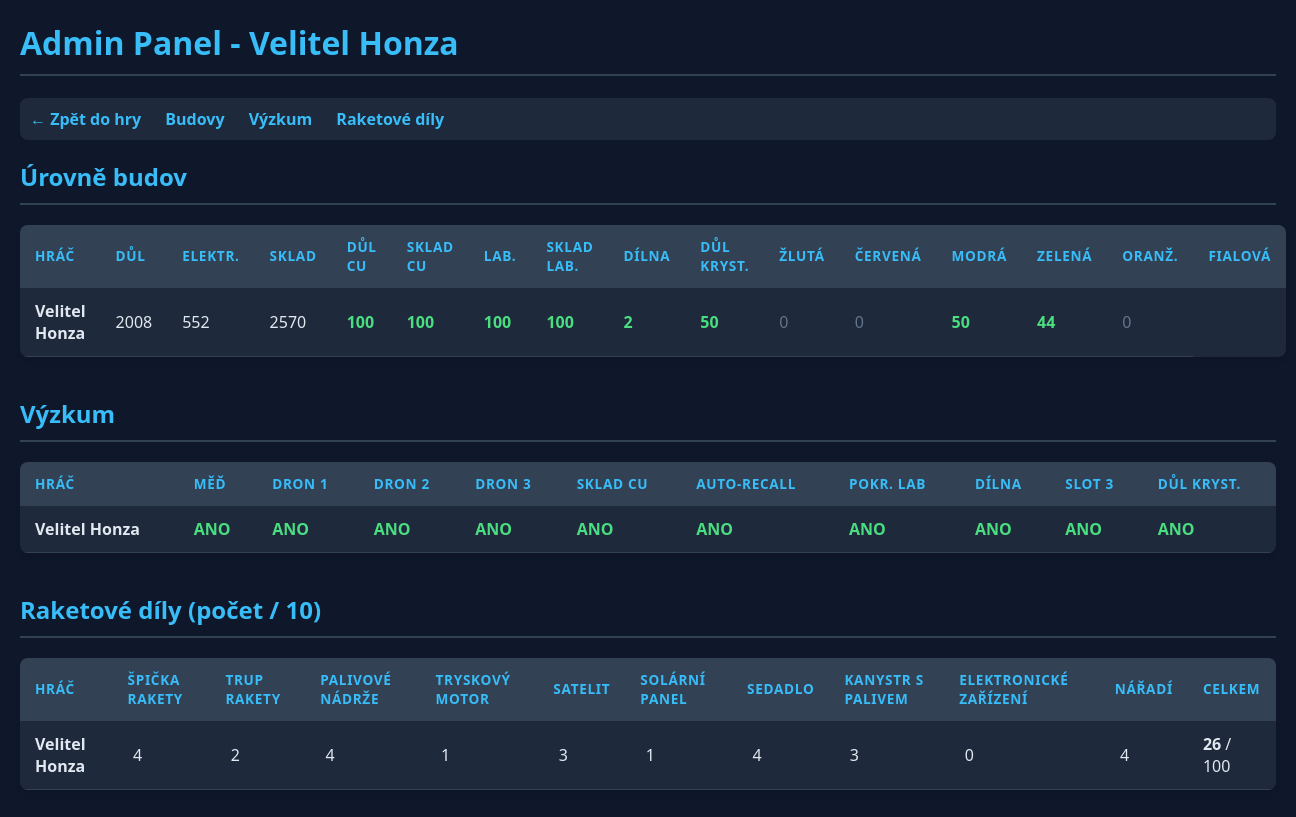
/admin.php (signed in), run on the app's committed database.
### tables this page shows
CREATE TABLE planets (
    id INTEGER PRIMARY KEY AUTOINCREMENT,
    user_id INTEGER UNIQUE NOT NULL,
    iron_amount REAL DEFAULT 100,
    energy_amount REAL DEFAULT 50,
    mine_level INTEGER DEFAULT 1,
    solar_plant_level INTEGER DEFAULT 1,
    warehouse_level INTEGER DEFAULT 1,
    last_updated DATETIME DEFAULT CURRENT_TIMESTAMP, crystal_amount REAL DEFAULT 0, vehicle_level INTEGER DEFAULT 0, vehicle_hp REAL DEFAULT 100, vehicle_status TEXT DEFAULT 'idle', vehicle_start_time DATETIME, vehicle_recall_time DATETIME, researched_colors TEXT DEFAULT '', res_yellow REAL DEFAULT 0, res_red REAL DEFAULT 0, res_blue REAL DEFAULT 0, res_green REAL DEFAULT 0, res_orange REAL DEFAULT 0, res_purple REAL DEFAULT 0, mine_yellow_lvl INTEGER DEFAULT 0, mine_red_lvl INTEGER DEFAULT 0, mine_blue_lvl INTEGER DEFAULT 0, mine_green_lvl INTEGER DEFAULT 0, mine_orange_lvl INTEGER DEFAULT 0, mine_purple_lvl INTEGER DEFAULT 0, has_drone INTEGER DEFAULT 0, drone_storage REAL DEFAULT 0, vehicle_sensor_lvl INTEGER DEFAULT 1, res_copper REAL DEFAULT 0, mine_copper_lvl INTEGER DEFAULT 0, warehouse_copper_lvl INTEGER DEFAULT 0, research_copper INTEGER DEFAULT 0, research_drone_upgrade INTEGER DEFAULT 0, vehicle2_level INTEGER DEFAULT 0, vehicle2_hp REAL DEFAULT 100, vehicle2_status TEXT DEFAULT 'idle', vehicle2_sensor_lvl INTEGER DEFAULT 1, vehicle2_start_time DATETIME, vehicle2_recall_time DATETIME, research_drone_upgrade_2 INTEGER DEFAULT 0, res_tubes REAL DEFAULT 0, lab_level INTEGER DEFAULT 0, lab_storage_level INTEGER DEFAULT 0, research_advanced_lab INTEGER DEFAULT 0, research_warehouse_copper INTEGER DEFAULT 0, research_drone_upgrade_3 INTEGER DEFAULT 0, research_auto_recall INTEGER DEFAULT 0, research_rocket_workshop INTEGER DEFAULT 0, rocket_workshop_level INTEGER DEFAULT 0, rocket_workshop_status TEXT DEFAULT 'idle', rocket_workshop_started_at DATETIME, rocket_workshop_ready_at DATETIME, rocket_parts TEXT DEFAULT '', rocket_workshop_mode INTEGER DEFAULT 1, rocket_workshop_2_status TEXT DEFAULT 'idle', rocket_workshop_2_started_at DATETIME, rocket_workshop_2_ready_at DATETIME, research_alien_slot_3 INTEGER DEFAULT 0, research_secret_crystal_mine INTEGER DEFAULT 0, secret_crystal_mine_level INTEGER DEFAULT 0,
    FOREIGN KEY(user_id) REFERENCES users(id)
);

CREATE TABLE users (
    id INTEGER PRIMARY KEY AUTOINCREMENT,
    email TEXT UNIQUE NOT NULL,
    password TEXT NOT NULL,
    player_name TEXT NOT NULL,
    created_at DATETIME DEFAULT CURRENT_TIMESTAMP
, last_login DATETIME);

### db.php (called while the page is built, shortened)
<?php
$dbPath = __DIR__ . '/game.sqlite';
try {
    $db = new PDO("sqlite:$dbPath");
    $db->setAttribute(PDO::ATTR_ERRMODE, PDO::ERRMODE_EXCEPTION);
} catch (PDOException $e) {
    die(json_encode(['error' => 'Database connection failed: ' . $e->getMessage()]));
}
$db->exec("CREATE TABLE IF NOT EXISTS users (
    id INTEGER PRIMARY KEY AUTOINCREMENT,
    email TEXT UNIQUE NOT NULL,
    password TEXT NOT NULL,
    player_name TEXT NOT NULL,
    created_at DATETIME DEFAULT CURRENT_TIMESTAMP
)");
$db->exec("CREATE TABLE IF NOT EXISTS planets (
    id INTEGER PRIMARY KEY AUTOINCREMENT,
    user_id INTEGER UNIQUE NOT NULL,
    iron_amount REAL DEFAULT 100,
    energy_amount REAL DEFAULT 50,
    mine_level INTEGER DEFAULT 1,
    solar_plant_level INTEGER DEFAULT 1,
    warehouse_level INTEGER DEFAULT 1,
    last_updated DATETIME DEFAULT CURRENT_TIMESTAMP,
    FOREIGN KEY(user_id) REFERENCES users(id)
)");
$res = $db->query("PRAGMA table_info(planets)");
function getRocketPartDefinitions(): array {
    return [
        'rocket_tip' => "Špička rakety",
        'rocket_body' => 'Trup rakety',
        'fuel_tank' => "Palivové nádrže",
        'jet_engine' => "Tryskový motor",
        'satellite' => 'Satelit',
        'solar_panel' => "Solární panel",
        'seat' => 'Sedadlo',
        'fuel_canister' => "Kanystr s palivem",
        'electronics' => "Elektronické zařízení",
        'tools' => "Nářadí"
    ];
}
function getDefaultRocketPartsInventory(): array {
    $inventory = [];
    foreach (getRocketPartDefinitions() as $key => $_label) {
        $inventory[$key] = 0;
    }
    return $inventory;
}
function normalizeRocketPartsInventory($rawInventory): array {
    $inventory = getDefaultRocketPartsInventory();
    $decoded = json_decode($rawInventory, true);
    foreach ($inventory as $key => $defaultValue) {
        $value = $decoded[$key] ?? $defaultValue;
        $inventory[$key] = max(0, min(10, (int)$value));
    }
    return $inventory;
}

### admin.php (the view, shortened to what this page needs)
<?php
require_once 'db.php';
$stmt = $db->query("
    SELECT u.player_name, p.*
    FROM users u
    JOIN planets p ON u.id = p.user_id
    ORDER BY u.player_name ASC
");
$players = $stmt->fetchAll(PDO::FETCH_ASSOC);
$rocketPartDefs = getRocketPartDefinitions();
?>
<!DOCTYPE html>
<html lang="cs">
<head>
</head>
<body>
    <h1>Admin Panel - Velitel Honza</h1>
    <div class="admin-nav">
        <a href="index.php">&larr; Zpět do hry</a>
        <a href="#buildings">Budovy</a>
        <a href="#research">Výzkum</a>
        <a href="#rocket">Raketové díly</a>
    </div>
    <h2 id="buildings">Úrovně budov</h2>
    <table>
        <thead>
            <tr>
                <th>Hráč</th>
                <th>Důl</th>
                <th>Elektr.</th>
                <th>Sklad</th>
                <th>Důl Cu</th>
                <th>Sklad Cu</th>
                <th>Lab.</th>
                <th>Sklad Lab.</th>
                <th>Dílna</th>
                <th>Důl Kryst.</th>
                <th>Žlutá</th>
                <th>Červená</th>
                <th>Modrá</th>
                <th>Zelená</th>
                <th>Oranž.</th>
                <th>Fialová</th>
            </tr>
        </thead>
        <tbody>
            <?php foreach ($players as $p): ?>
            <tr>
                <td><strong><?= htmlspecialchars($p['player_name']) ?></strong></td>
                <td><?= $p['mine_level'] ?></td>
                <td><?= $p['solar_plant_level'] ?></td>
                <td><?= $p['warehouse_level'] ?></td>
                <td class="<?= $p['mine_copper_lvl'] > 0 ? 'val-positive' : 'val-zero' ?>"><?= $p['mine_copper_lvl'] ?></td>
                <td class="<?= $p['warehouse_copper_lvl'] > 0 ? 'val-positive' : 'val-zero' ?>"><?= $p['warehouse_copper_lvl'] ?></td>
                <td class="<?= $p['lab_level'] > 0 ? 'val-positive' : 'val-zero' ?>"><?= $p['lab_level'] ?></td>
                <td class="<?= $p['lab_storage_level'] > 0 ? 'val-positive' : 'val-zero' ?>"><?= $p['lab_storage_level'] ?></td>
                <td class="<?= $p['rocket_workshop_level'] > 0 ? 'val-positive' : 'val-zero' ?>"><?= $p['rocket_workshop_level'] ?></td>
                <td class="<?= $p['mine_yellow_lvl'] > 0 ? 'val-positive' : 'val-zero' ?>"><?= $p['mine_yellow_lvl'] ?></td>
                <td class="<?= $p['mine_red_lvl'] > 0 ? 'val-positive' : 'val-zero' ?>"><?= $p['mine_red_lvl'] ?></td>
                <td class="<?= $p['mine_blue_lvl'] > 0 ? 'val-positive' : 'val-zero' ?>"><?= $p['mine_blue_lvl'] ?></td>
                <td class="<?= $p['mine_green_lvl'] > 0 ? 'val-positive' : 'val-zero' ?>"><?= $p['mine_green_lvl'] ?></td>
                <td class="<?= $p['mine_orange_lvl'] > 0 ? 'val-positive' : 'val-zero' ?>"><?= $p['mine_orange_lvl'] ?></td>
                <td class="<?= $p['mine_purple_lvl'] > 0 ? 'val-positive' : 'val-zero' ?>"><?= $p['mine_purple_lvl'] ?></td>
            </tr>
            <?php endforeach; ?>
        </tbody>
    </table>
    <h2 id="research">Výzkum</h2>
    <table>
        <thead>
            <tr>
                <th>Hráč</th>
                <th>Měď</th>
                <th>Dron 1</th>
                <th>Dron 2</th>
                <th>Dron 3</th>
                <th>Sklad Cu</th>
                <th>Auto-Recall</th>
                <th>Pokr. Lab</th>
                <th>Dílna</th>
                <th>Slot 3</th>
                <th>Důl Kryst.</th>
            </tr>
        </thead>
        <tbody>
            <?php foreach ($players as $p): ?>
            <tr>
                <td><strong><?= htmlspecialchars($p['player_name']) ?></strong></td>
                <td class="<?= $p['research_copper'] ? 'val-researched' : 'val-not-researched' ?>"><?= $p['research_copper'] ? 'ANO' : 'NE' ?></td>
                <td class="<?= $p['research_drone_upgrade'] ? 'val-researched' : 'val-not-researched' ?>"><?= $p['research_drone_upgrade'] ? 'ANO' : 'NE' ?></td>
                <td class="<?= $p['research_drone_upgrade_2'] ? 'val-researched' : 'val-not-researched' ?>"><?= $p['research_drone_upgrade_2'] ? 'ANO' : 'NE' ?></td>
                <td class="<?= ($p['research_drone_upgrade_3'] ?? 0) ? 'val-researched' : 'val-not-researched' ?>"><?= ($p['research_drone_upgrade_3'] ?? 0) ? 'ANO' : 'NE' ?></td>
                <td class="<?= ($p['research_warehouse_copper'] ?? 0) ? 'val-researched' : 'val-not-researched' ?>"><?= ($p['research_warehouse_copper'] ?? 0) ? 'ANO' : 'NE' ?></td>
                <td class="<?= ($p['research_auto_recall'] ?? 0) ? 'val-researched' : 'val-not-researched' ?>"><?= ($p['research_auto_recall'] ?? 0) ? 'ANO' : 'NE' ?></td>
                <td class="<?= ($p['research_advanced_lab'] ?? 0) ? 'val-researched' : 'val-not-researched' ?>"><?= ($p['research_advanced_lab'] ?? 0) ? 'ANO' : 'NE' ?></td>
                <td class="<?= ($p['research_rocket_workshop'] ?? 0) ? 'val-researched' : 'val-not-researched' ?>"><?= ($p['research_rocket_workshop'] ?? 0) ? 'ANO' : 'NE' ?></td>
                <td class="<?= ($p['research_alien_slot_3'] ?? 0) ? 'val-researched' : 'val-not-researched' ?>"><?= ($p['research_alien_slot_3'] ?? 0) ? 'ANO' : 'NE' ?></td>
                <td class="<?= ($p['research_secret_crystal_mine'] ?? 0) ? 'val-researched' : 'val-not-researched' ?>"><?= ($p['research_secret_crystal_mine'] ?? 0) ? 'ANO' : 'NE' ?></td>
            </tr>
            <?php endforeach; ?>
        </tbody>
    </table>
    <h2 id="rocket">Raketové díly (počet / 10)</h2>
    <table>
        <thead>
            <tr>
                <th>Hráč</th>
                <?php foreach ($rocketPartDefs as $label): ?>
                <th><?= htmlspecialchars($label) ?></th>
                <?php endforeach; ?>
                <th>CELKEM</th>
            </tr>
        </thead>
        <tbody>
            <?php foreach ($players as $p):
                $parts = normalizeRocketPartsInventory($p['rocket_parts'] ?? '');
                $totalParts = array_sum($parts);
            ?>
            <tr>
                <td><strong><?= htmlspecialchars($p['player_name']) ?></strong></td>
                <?php foreach ($rocketPartDefs as $key => $label):
                    $count = $parts[$key] ?? 0;
                ?>
                <td>
                    <span class="part-count <?= $count >= 10 ? 'part-full' : '' ?>"><?= $count ?></span>
                </td>
                <?php endforeach; ?>
                <td><strong><?= $totalParts ?></strong> / <?= count($rocketPartDefs) * 10 ?></td>
            </tr>
            <?php endforeach; ?>
        </tbody>
    </table>
</body>
</html>

### admin.php (style rules this page uses)
body { background-color: #0f172a; color: #e2e8f0; font-family: 'Segoe UI', Tahoma, Geneva, Verdana, sans-serif; margin: 20px; }
h1, h2 { color: #38bdf8; border-bottom: 2px solid #334155; padding-bottom: 10px; }
.admin-nav { margin-bottom: 20px; padding: 10px; background: #1e293b; border-radius: 8px; }
.admin-nav a { color: #38bdf8; text-decoration: none; margin-right: 20px; font-weight: bold; }
table { width: 100%; border-collapse: collapse; margin-bottom: 40px; background: #1e293b; border-radius: 8px; overflow: hidden; box-shadow: 0 4px 6px -1px rgb(0 0 0 / 0.1); }
th, td { padding: 12px 15px; text-align: left; border-bottom: 1px solid #334155; }
th { background-color: #334155; color: #38bdf8; text-transform: uppercase; font-size: 0.85rem; letter-spacing: 0.05em; }
.val-zero { color: #64748b; }
.val-positive { color: #4ade80; font-weight: bold; }
.val-researched { color: #4ade80; font-weight: bold; }
.part-count { display: inline-block; width: 20px; text-align: center; border-radius: 3px; margin-right: 5px; }

### data on the page
planets: user.player_name "Velitel Honza", mine_level "2008", solar_plant_level "552", warehouse_level "2570", mine_copper_lvl "100", warehouse_copper_lvl "100", lab_level "100", lab_storage_level "100", rocket_workshop_level "2", mine_yellow_lvl "50", mine_red_lvl "0", mine_blue_lvl "0", mine_green_lvl "50", mine_orange_lvl "44", mine_purple_lvl "0", research_copper "ANO", research_drone_upgrade "ANO", research_drone_upgrade_2 "ANO", research_drone_upgrade_3 "ANO", research_warehouse_copper "ANO", research_auto_recall "ANO", research_advanced_lab "ANO", research_rocket_workshop "ANO", research_alien_slot_3 "ANO", research_secret_crystal_mine "ANO", count "4", rocket_parts "2", count "1", rocket_parts "3", rocket_parts "0", rocket_parts "26"

### other printed values
$label "ŠPIČKA RAKETY"
$label "TRUP RAKETY"
$label "PALIVOVÉ NÁDRŽE"
$label "TRYSKOVÝ MOTOR"
$label "SATELIT"
$label "SOLÁRNÍ PANEL"
$label "SEDADLO"
$label "KANYSTR S PALIVEM"
$label "ELEKTRONICKÉ ZAŘÍZENÍ"
$label "NÁŘADÍ"
